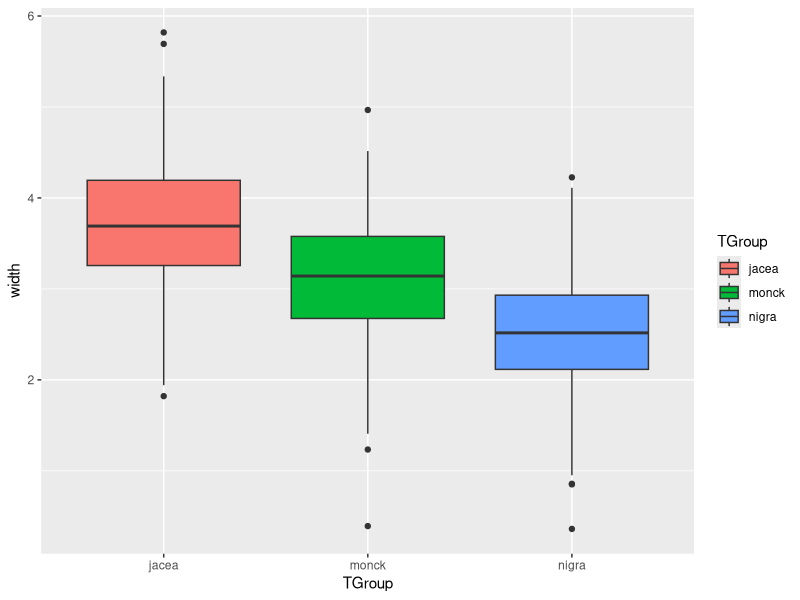
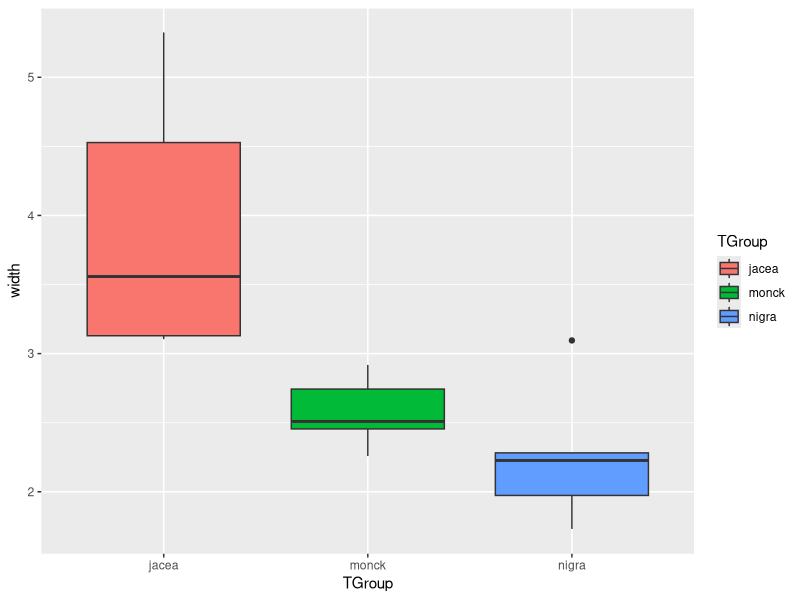
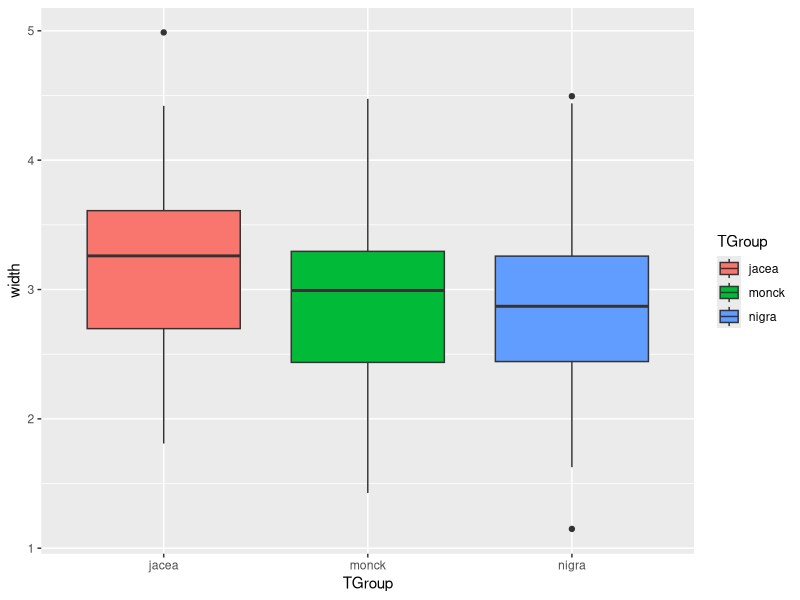

Here is the R script that generated these plots, in order:
## ---- chunk 1
knitr::opts_chunk$set(echo = TRUE)
## ---- chunk 2
library(tidyverse)
## ---- chunk 3
nGroups <- 3
nName <- c("jacea", "nigra", "monck")
nSize <- c(325,325,350) 
nMean <- c(3.75, 2.5, 3.1)
nSD <- c(0.75,0.65,0.7)
## ---- chunk 4
ID <- 1:sum(nSize)

width <- c(rnorm(n = nSize[1], mean = nMean[1], sd = nSD[1]),
            rnorm(n = nSize[2], mean = nMean[2], sd = nSD[2]),
            rnorm(n = nSize[3], mean = nMean[3], sd = nSD[3]))
TGroup <- rep(nName, nSize)
table(TGroup)
ANOdata <- data.frame(ID, TGroup, width)
str(ANOdata)
head(ANOdata)
## ---- chunk 5
ANOmodel <- aov(width ~ TGroup, data = ANOdata)
print(ANOmodel)
print(summary(ANOmodel))
## ---- chunk 6
ANOPlot <- ggplot(data = ANOdata,
                  aes(x = TGroup, y = width,
                      fill = TGroup)) +
            geom_boxplot()
print(ANOPlot)
## ---- chunk 7
nGroups <- 3
nName <- c("jacea", "nigra", "monck")
nSize <- c(5,5,5) 
nMean <- c(3.75, 2.5, 3.1)
nSD <- c(0.75,0.65,0.7)

ID <- 1:sum(nSize)

width <- c(rnorm(n = nSize[1], mean = nMean[1], sd = nSD[1]),
            rnorm(n = nSize[2], mean = nMean[2], sd = nSD[2]),
            rnorm(n = nSize[3], mean = nMean[3], sd = nSD[3]))
TGroup <- rep(nName, nSize)
table(TGroup)
ANOdata <- data.frame(ID, TGroup, width)
str(ANOdata)
head(ANOdata)

ANOmodel <- aov(width ~ TGroup, data = ANOdata)
print(ANOmodel)
print(summary(ANOmodel))

ANOPlot <- ggplot(data = ANOdata,
                  aes(x = TGroup, y = width,
                      fill = TGroup)) +
            geom_boxplot()
print(ANOPlot)
## ---- chunk 8
nGroups <- 3
nName <- c("jacea", "nigra", "monck")
nSize <- c(48,48,48) 
nMean <- c(3.2, 2.9, 3.0)
nSD <- c(0.75,0.65,0.7)

ID <- 1:sum(nSize)

width <- c(rnorm(n = nSize[1], mean = nMean[1], sd = nSD[1]),
            rnorm(n = nSize[2], mean = nMean[2], sd = nSD[2]),
            rnorm(n = nSize[3], mean = nMean[3], sd = nSD[3]))
TGroup <- rep(nName, nSize)
table(TGroup)
ANOdata <- data.frame(ID, TGroup, width)
str(ANOdata)
head(ANOdata)

ANOmodel <- aov(width ~ TGroup, data = ANOdata)
print(ANOmodel)
print(summary(ANOmodel))

ANOPlot <- ggplot(data = ANOdata,
                  aes(x = TGroup, y = width,
                      fill = TGroup)) +
            geom_boxplot()
print(ANOPlot)
